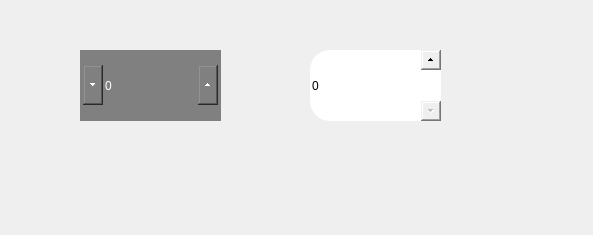
<?xml version="1.0" encoding="UTF-8"?>
<ui version="4.0">
 <class>MainWindow</class>
 <widget class="QMainWindow" name="MainWindow">
  <property name="geometry">
   <rect>
    <x>0</x>
    <y>0</y>
    <width>593</width>
    <height>235</height>
   </rect>
  </property>
  <property name="windowTitle">
   <string>MainWindow</string>
  </property>
  <widget class="QWidget" name="centralwidget">
   <widget class="QSpinBox" name="spinBox">
    <property name="geometry">
     <rect>
      <x>80</x>
      <y>50</y>
      <width>141</width>
      <height>71</height>
     </rect>
    </property>
    <property name="styleSheet">
     <string notr="true">QSpinBox{
	background-color: gray;
	color: white;
}

QSpinBox:down-button{
	subcontrol-position: left;
	width:20px;
	height:40px;
}

QSpinBox:up-button{
	subcontrol-position: right;
	width:20px;
	height:40px;
}</string>
    </property>
   </widget>
   <widget class="QSpinBox" name="spinBox_2">
    <property name="geometry">
     <rect>
      <x>310</x>
      <y>50</y>
      <width>131</width>
      <height>71</height>
     </rect>
    </property>
    <property name="styleSheet">
     <string notr="true">QSpinBox{
	border-radius: 20px;
}
QSpinBox:up-button{
	
	image: url(:/up-arrow.png);
	width:20px;
	height: 20px;
}
QSpinBox:up-button:hover{
	background-color:red;
}

QSpinBox:down-button{
	image: url(:/down-arrow.png);
	width:20px;
	height: 20px;
}
QSpinBox:down-button:hover{
	background-color:red;
}</string>
    </property>
   </widget>
  </widget>
 </widget>
 <resources/>
 <connections/>
</ui>
